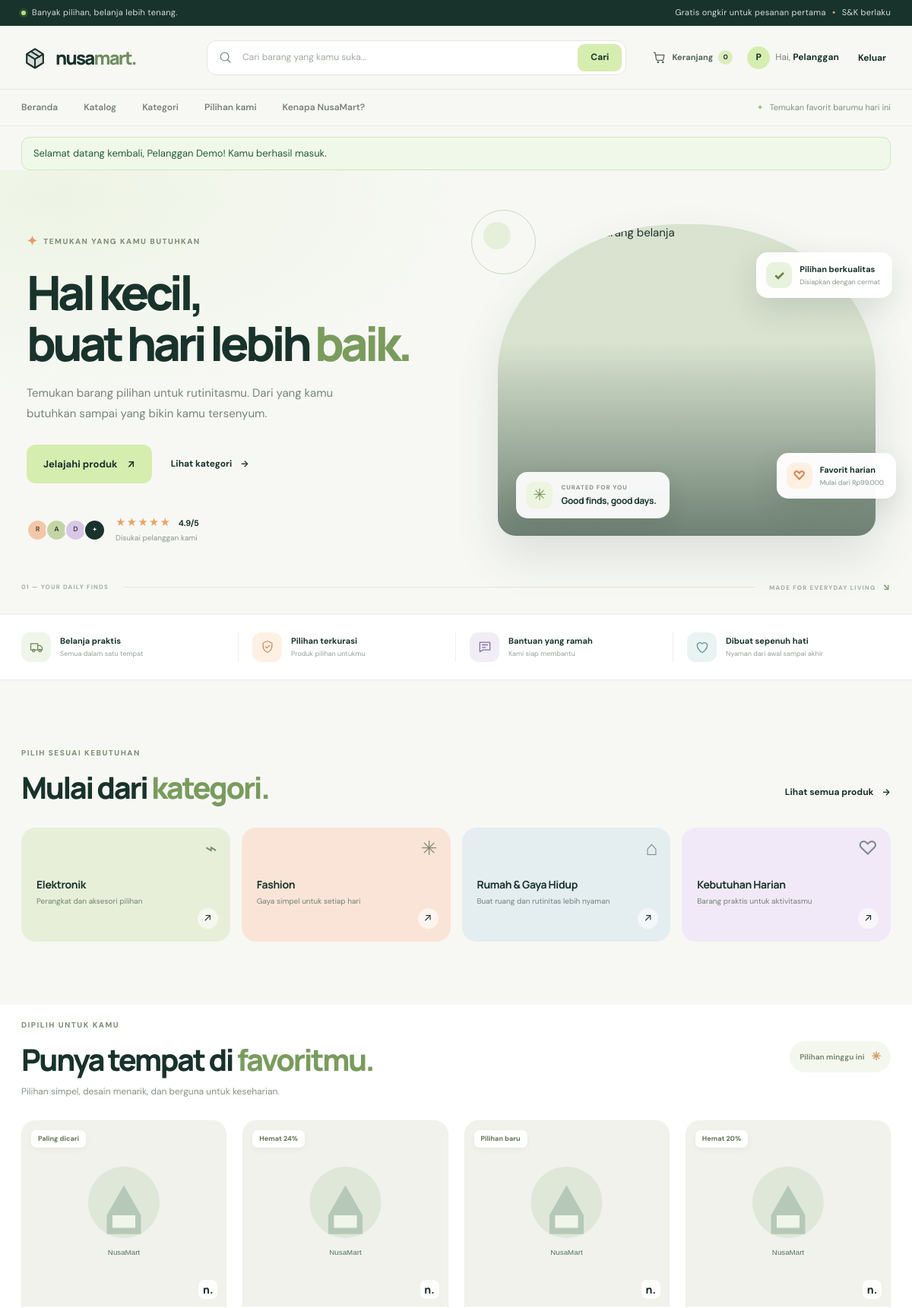
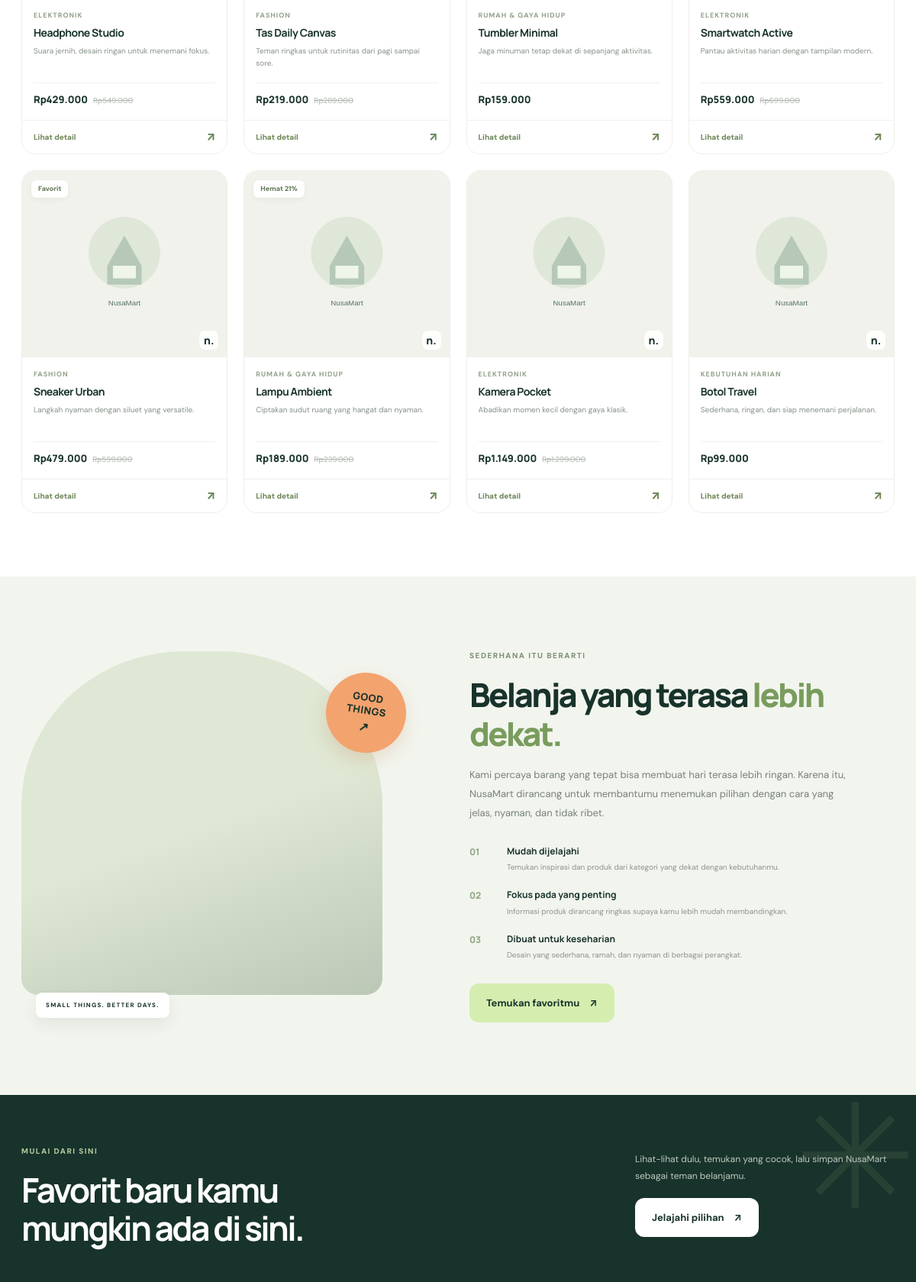
/index.php (signed in, upper part), run on the app's committed database (2 pictures, top to bottom).
### tables this page shows
CREATE TABLE categories (
  id BIGINT UNSIGNED NOT NULL AUTO_INCREMENT,
  name VARCHAR(100) NOT NULL,
  slug VARCHAR(120) NOT NULL,
  icon VARCHAR(20) NOT NULL DEFAULT '✦',
  description VARCHAR(255) DEFAULT NULL,
  is_active TINYINT(1) NOT NULL DEFAULT 1,
  created_at TIMESTAMP NOT NULL DEFAULT CURRENT_TIMESTAMP,
  PRIMARY KEY (id),
  UNIQUE KEY uq_categories_slug (slug),
  UNIQUE KEY uq_categories_name (name)
);

CREATE TABLE products (
  id BIGINT UNSIGNED NOT NULL AUTO_INCREMENT,
  category_id BIGINT UNSIGNED NOT NULL,
  name VARCHAR(180) NOT NULL,
  slug VARCHAR(200) NOT NULL,
  short_description VARCHAR(255) NOT NULL,
  description TEXT DEFAULT NULL,
  price DECIMAL(12,2) NOT NULL,
  sale_price DECIMAL(12,2) DEFAULT NULL,
  stock INT UNSIGNED NOT NULL DEFAULT 0,
  image_url VARCHAR(600) DEFAULT NULL,
  badge VARCHAR(40) DEFAULT NULL,
  is_featured TINYINT(1) NOT NULL DEFAULT 0,
  is_active TINYINT(1) NOT NULL DEFAULT 1,
  created_at TIMESTAMP NOT NULL DEFAULT CURRENT_TIMESTAMP,
  updated_at TIMESTAMP NOT NULL DEFAULT CURRENT_TIMESTAMP ON UPDATE CURRENT_TIMESTAMP,
  PRIMARY KEY (id),
  UNIQUE KEY uq_products_slug (slug),
  KEY idx_products_category_active (category_id, is_active),
  KEY idx_products_featured_active (is_featured, is_active),
  KEY idx_products_name (name),
  CONSTRAINT fk_products_category FOREIGN KEY (category_id) REFERENCES categories (id)
    ON UPDATE CASCADE ON DELETE RESTRICT
);

### includes/functions.php (called while the page is built, shortened)
<?php
function h(mixed $value): string
{
    return htmlspecialchars((string) $value, ENT_QUOTES | ENT_SUBSTITUTE, 'UTF-8');
}
function money_idr(mixed $amount): string
{
    return 'Rp' . number_format((float) $amount, 0, ',', '.');
}

### index.php (the view, shortened to what this page needs)
<?php
$q = trim((string) ($_GET['q'] ?? ''));
$categories = [];
$products = [];
$fallbackCategories = [
    ['name' => 'Elektronik', 'slug' => 'elektronik', 'icon' => '⌁', 'description' => 'Perangkat pilihan'],
    ['name' => 'Fashion', 'slug' => 'fashion', 'icon' => '✳', 'description' => 'Gaya setiap hari'],
    ['name' => 'Rumah & Gaya Hidup', 'slug' => 'rumah-gaya-hidup', 'icon' => '⌂', 'description' => 'Ruang lebih nyaman'],
    ['name' => 'Kebutuhan Harian', 'slug' => 'kebutuhan-harian', 'icon' => '♡', 'description' => 'Praktis untuk aktivitas'],
];
$fallbackProducts = [
    ['id'=>1,'name'=>'Headphone Studio','short_description'=>'Suara jernih, desain ringan untuk menemani fokus.','price'=>549000,'sale_price'=>429000,'image_url'=>'https://images.unsplash.com/photo-1505740420928-5e560c06d30e?auto=format&fit=crop&w=900&q=85','badge'=>'Paling dicari','category_name'=>'Elektronik'],
    ['id'=>2,'name'=>'Tas Daily Canvas','short_description'=>'Teman ringkas untuk rutinitas dari pagi sampai sore.','price'=>289000,'sale_price'=>219000,'image_url'=>'https://images.unsplash.com/photo-1548036328-c9fa89d128fa?auto=format&fit=crop&w=900&q=85','badge'=>'Hemat 24%','category_name'=>'Fashion'],
    ['id'=>3,'name'=>'Tumbler Minimal','short_description'=>'Jaga minuman tetap dekat di sepanjang aktivitas.','price'=>159000,'sale_price'=>null,'image_url'=>'https://images.unsplash.com/photo-1602143407151-7111542de6e8?auto=format&fit=crop&w=900&q=85','badge'=>'Pilihan baru','category_name'=>'Rumah & Gaya Hidup'],
    ['id'=>4,'name'=>'Smartwatch Active','short_description'=>'Pantau aktivitas harian dengan tampilan modern.','price'=>699000,'sale_price'=>559000,'image_url'=>'https://images.unsplash.com/photo-1523275335684-37898b6baf30?auto=format&fit=crop&w=900&q=85','badge'=>'Hemat 20%','category_name'=>'Elektronik'],
    ['id'=>5,'name'=>'Sneaker Urban','short_description'=>'Langkah nyaman dengan siluet yang versatile.','price'=>599000,'sale_price'=>479000,'image_url'=>'https://images.unsplash.com/photo-1542291026-7eec264c27ff?auto=format&fit=crop&w=900&q=85','badge'=>'Favorit','category_name'=>'Fashion'],
    ['id'=>6,'name'=>'Lampu Ambient','short_description'=>'Ciptakan sudut ruang yang hangat dan nyaman.','price'=>239000,'sale_price'=>189000,'image_url'=>'https://images.unsplash.com/photo-1507473885765-e6ed057f782c?auto=format&fit=crop&w=900&q=85','badge'=>'Hemat 21%','category_name'=>'Rumah & Gaya Hidup'],
    ['id'=>7,'name'=>'Kamera Pocket','short_description'=>'Abadikan momen kecil dengan gaya klasik.','price'=>1299000,'sale_price'=>1149000,'image_url'=>'https://images.unsplash.com/photo-1516035069371-29a1b244cc32?auto=format&fit=crop&w=900&q=85','badge'=>null,'category_name'=>'Elektronik'],
    ['id'=>8,'name'=>'Botol Travel','short_description'=>'Sederhana, ringan, dan siap menemani perjalanan.','price'=>99000,'sale_price'=>null,'image_url'=>'https://images.unsplash.com/photo-1523362628745-0c100150b504?auto=format&fit=crop&w=900&q=85','badge'=>null,'category_name'=>'Kebutuhan Harian'],
];
try {
    $pdo = db();
    $categoryStmt = $pdo->query('SELECT name, slug, icon, description FROM categories WHERE is_active = 1 ORDER BY id ASC LIMIT 8');
    $categories = $categoryStmt->fetchAll();
    if ($q !== '') {
        $search = '%' . $q . '%';
        $productStmt = $pdo->prepare(
            'SELECT p.id, p.name, p.short_description, p.price, p.sale_price, p.image_url, p.badge, c.name AS category_name
             FROM products p INNER JOIN categories c ON c.id = p.category_id
             WHERE p.is_active = 1 AND (p.name LIKE :s1 OR p.short_description LIKE :s2 OR c.name LIKE :s3)
             ORDER BY p.is_featured DESC, p.created_at DESC LIMIT 16'
        );
        $productStmt->execute(['s1' => $search, 's2' => $search, 's3' => $search]);
    } else {
        $productStmt = $pdo->query(
            'SELECT p.id, p.name, p.short_description, p.price, p.sale_price, p.image_url, p.badge, c.name AS category_name
             FROM products p INNER JOIN categories c ON c.id = p.category_id
             WHERE p.is_active = 1 AND p.is_featured = 1
             ORDER BY p.id ASC LIMIT 8'
        );
    }
    $products = $productStmt->fetchAll();
} catch (Throwable $exception) {
    $dbError = true;
    $categories = $fallbackCategories;
    $products = $fallbackProducts;
    if ($q !== '') {
        $needle = str_lower_u($q);
        $products = array_values(array_filter($products, static function (array $product) use ($needle): bool {
            return str_contains(str_lower_u($product['name']), $needle)
                || str_contains(str_lower_u($product['short_description']), $needle)
                || str_contains(str_lower_u($product['category_name']), $needle);
        }));
    }
}
?>
<!doctype html>
<html lang="id">
<head>
    <link rel="stylesheet" href="assets/css/style.css">
</head>
<body>
<?php require __DIR__ . '/includes/site-header.php'; ?>
<main>
    <?php if ($q === ''): ?>
    <section class="hero-section">
        <div class="container hero-grid">
            <div class="hero-copy">
                <div class="eyebrow"><span class="eyebrow-spark">✦</span> TEMUKAN YANG KAMU BUTUHKAN</div>
                <h1>Hal kecil,<br>buat hari lebih <span>baik.</span></h1>
                <p class="hero-description">Temukan barang pilihan untuk rutinitasmu. Dari yang kamu butuhkan sampai yang bikin kamu tersenyum.</p>
                <div class="hero-ctas">
                    <a class="button button-primary button-large" href="#pilihan">Jelajahi produk <span aria-hidden="true">↗</span></a>
                    <a class="text-link" href="#kategori">Lihat kategori <span aria-hidden="true">→</span></a>
                </div>
                <div class="hero-proof">
                    <div class="avatar-stack" aria-hidden="true"><span>R</span><span>A</span><span>D</span><span>+</span></div>
                    <div><div class="star-row" aria-label="Lima dari lima bintang">★★★★★ <b>4.9/5</b></div><p>Disukai pelanggan kami</p></div>
                </div>
            </div>
            <div class="hero-visual">
                <div class="hero-photo-frame">
                    <img class="hero-photo" src="https://images.unsplash.com/photo-1607082349566-187342175e2f?auto=format&fit=crop&w=1400&q=90" alt="Berbagai pilihan barang belanja" fetchpriority="high">
                    <div class="hero-photo-overlay"></div>
                    <div class="hero-photo-label"><span class="label-icon">✳</span><span><small>CURATED FOR YOU</small><strong>Good finds, good days.</strong></span></div>
                </div>
                <div class="floating-card floating-card-top"><span class="floating-icon floating-icon-green">✓</span><span><strong>Pilihan berkualitas</strong><small>Disiapkan dengan cermat</small></span></div>
                <div class="floating-card floating-card-bottom"><span class="floating-icon floating-icon-orange">♡</span><span><strong>Favorit harian</strong><small>Mulai dari Rp99.000</small></span></div>
                <div class="hero-orbit orbit-one"></div><div class="hero-orbit orbit-two"></div>
            </div>
        </div>
        <div class="container hero-bottom-line"><span>01 — YOUR DAILY FINDS</span><span class="bottom-line-rule"></span><span>MADE FOR EVERYDAY LIVING <b>↘</b></span></div>
    </section>
    <?php endif; ?>
    <section class="trust-strip" aria-label="Keunggulan NusaMart">
        <div class="container trust-grid">
            <div class="trust-item"><span class="trust-icon"><svg viewBox="0 0 24 24"><path d="M3 7h11v10H3zM14 10h4l3 3v4h-7z"/><circle cx="7.5" cy="18" r="2"/><circle cx="17.5" cy="18" r="2"/></svg></span><div><strong>Belanja praktis</strong><span>Semua dalam satu tempat</span></div></div>
            <div class="trust-item"><span class="trust-icon"><svg viewBox="0 0 24 24"><path d="M12 3 19 6v5c0 4.5-2.8 7.7-7 10-4.2-2.3-7-5.5-7-10V6z"/><path d="m9 12 2 2 4-4"/></svg></span><div><strong>Pilihan terkurasi</strong><span>Produk pilihan untukmu</span></div></div>
            <div class="trust-item"><span class="trust-icon"><svg viewBox="0 0 24 24"><path d="M4 5h16v12H9l-5 3z"/><path d="M8 9h8M8 13h5"/></svg></span><div><strong>Bantuan yang ramah</strong><span>Kami siap membantu</span></div></div>
            <div class="trust-item"><span class="trust-icon"><svg viewBox="0 0 24 24"><path d="M12 21s-8-4.5-8-11a4.5 4.5 0 0 1 8-2.8A4.5 4.5 0 0 1 20 10c0 6.5-8 11-8 11z"/></svg></span><div><strong>Dibuat sepenuh hati</strong><span>Nyaman dari awal sampai akhir</span></div></div>
        </div>
    </section>
    <section class="category-section section-space" id="kategori">
        <div class="container">
            <div class="section-heading">
                <div><span class="eyebrow">PILIH SESUAI KEBUTUHAN</span><h2>Mulai dari <span>kategori.</span></h2></div>
                <a class="text-link" href="katalog.php">Lihat semua produk <span aria-hidden="true">→</span></a>
            </div>
            <div class="category-grid">
                <?php foreach ($categories as $index => $category): ?>
                    <a class="category-card category-tone-<?= (int) $index % 4 ?>" href="katalog.php?category=<?= rawurlencode((string) $category['slug']) ?>">
                        <span class="category-symbol" aria-hidden="true"><?= h($category['icon'] ?? '✦') ?></span>
                        <span class="category-text"><strong><?= h($category['name']) ?></strong><small><?= h($category['description'] ?? 'Jelajahi koleksi pilihan') ?></small></span>
                        <span class="category-arrow" aria-hidden="true">↗</span>
                    </a>
                <?php endforeach; ?>
            </div>
        </div>
    </section>
    <section class="products-section section-space" id="pilihan">
        <div class="container">
            <div class="section-heading products-heading">
                <div><span class="eyebrow"><?= $q !== '' ? 'HASIL PENCARIAN' : 'DIPILIH UNTUK KAMU' ?></span><h2><?= $q !== '' ? 'Barangkali ini yang kamu cari.' : 'Punya tempat di <span>favoritmu.</span>' ?></h2><p><?= $q !== '' ? 'Temukan produk yang sesuai dengan kebutuhanmu.' : 'Pilihan simpel, desain menarik, dan berguna untuk keseharian.' ?></p></div>
                <?php if ($q !== ''): ?><a class="text-link" href="index.php">Hapus pencarian <span aria-hidden="true">×</span></a><?php else: ?><span class="product-count-pill">Pilihan minggu ini <span>✳</span></span><?php endif; ?>
            </div>
            <?php if (!$products): ?>
                <div class="empty-state"><span>⌕</span><h3>Belum ada produk yang cocok.</h3><p>Coba kata kunci yang lebih singkat atau cari berdasarkan kategori.</p><a class="button button-dark" href="index.php">Kembali ke beranda</a></div>
            <?php else: ?>
                <div class="product-grid">
                    <?php foreach ($products as $index => $product):
                        $currentPrice = ($product['sale_price'] !== null && (float) $product['sale_price'] > 0) ? $product['sale_price'] : $product['price'];
                        $hasDiscount = $product['sale_price'] !== null && (float) $product['sale_price'] > 0 && (float) $product['sale_price'] < (float) $product['price'];
                    ?>
                    <article class="product-card" style="--card-delay: <?= (int) $index * 60 ?>ms">
                        <a class="product-card-link" href="detail.php?id=<?= (int) $product['id'] ?>" aria-label="Lihat detail <?= h($product['name']) ?>">
                        <div class="product-image-wrap">
                            <img class="product-image" src="<?= h($product['image_url'] ?? '') ?>" alt="<?= h($product['name']) ?>" loading="lazy">
                            <?php if (!empty($product['badge'])): ?><span class="product-badge"><?= h($product['badge']) ?></span><?php endif; ?>
                            <span class="product-image-mark" aria-hidden="true">n.</span>
                        </div>
                        <div class="product-card-info"><span class="product-category"><?= h($product['category_name'] ?? 'Pilihan NusaMart') ?></span><h3><?= h($product['name']) ?></h3><p><?= h($product['short_description']) ?></p>
                            <div class="product-price-row"><strong><?= h(money_idr($currentPrice)) ?></strong><?php if ($hasDiscount): ?><del><?= h(money_idr($product['price'])) ?></del><?php endif; ?></div>
                        </div>
                        <span class="product-card-more">Lihat detail <span aria-hidden="true">↗</span></span>
                        </a>
                    </article>
                    <?php endforeach; ?>
                </div>
            <?php endif; ?>
        </div>
    </section>
    <section class="editorial-section" id="tentang">
        <div class="container editorial-grid">
            <div class="editorial-art">
                <div class="editorial-image-main"><img src="https://images.unsplash.com/photo-1490312278390-ab64016e0aa9?auto=format&fit=crop&w=1000&q=85" alt="Sudut rumah yang nyaman dengan barang pilihan" loading="lazy"></div>
                <div class="editorial-sticker"><span>GOOD</span><span>THINGS</span><b>↗</b></div>
                <div class="editorial-caption">SMALL THINGS. BETTER DAYS.</div>
            </div>
            <div class="editorial-copy"><span class="eyebrow">SEDERHANA ITU BERARTI</span><h2>Belanja yang terasa <span>lebih dekat.</span></h2><p>Kami percaya barang yang tepat bisa membuat hari terasa lebih ringan. Karena itu, NusaMart dirancang untuk membantumu menemukan pilihan dengan cara yang jelas, nyaman, dan tidak ribet.</p>
                <div class="editorial-points"><div><span>01</span><div><strong>Mudah dijelajahi</strong><p>Temukan inspirasi dan produk dari kategori yang dekat dengan kebutuhanmu.</p></div></div><div><span>02</span><div><strong>Fokus pada yang penting</strong><p>Informasi produk dirancang ringkas supaya kamu lebih mudah membandingkan.</p></div></div><div><span>03</span><div><strong>Dibuat untuk keseharian</strong><p>Desain yang sederhana, ramah, dan nyaman di berbagai perangkat.</p></div></div></div>
                <a class="button button-primary button-large" href="#pilihan">Temukan favoritmu <span aria-hidden="true">↗</span></a>
            </div>
        </div>
    </section>
    <section class="closing-cta"><div class="container closing-cta-inner"><div><span class="eyebrow">MULAI DARI SINI</span><h2>Favorit baru kamu<br>mungkin ada di sini.</h2></div><div class="closing-cta-action"><p>Lihat-lihat dulu, temukan yang cocok, lalu simpan NusaMart sebagai teman belanjamu.</p><a href="#pilihan" class="button button-light button-large">Jelajahi pilihan <span aria-hidden="true">↗</span></a></div><span class="cta-decoration" aria-hidden="true">✳</span></div></section>
</main>
</body>
</html>

### data on the page
categories: icon "⌁", name "Elektronik", description "Perangkat dan aksesori pilihan"
categories: icon "✳", name "Fashion", description "Gaya simpel untuk setiap hari"
categories: icon "⌂", name "Rumah & Gaya Hidup", description "Buat ruang dan rutinitas lebih nyaman"
categories: icon "♡", name "Kebutuhan Harian", description "Barang praktis untuk aktivitasmu"
products: badge "Paling dicari", category.name "ELEKTRONIK", name "Headphone Studio", short_description "Suara jernih, desain ringan untuk menemani fokus.", sale_price "Rp429.000", price "Rp549.000"
products: badge "Hemat 24%", category.name "FASHION", name "Tas Daily Canvas", short_description "Teman ringkas untuk rutinitas dari pagi sampai sore.", sale_price "Rp219.000", price "Rp289.000"
products: badge "Pilihan baru", category.name "RUMAH & GAYA HIDUP", name "Tumbler Minimal", short_description "Jaga minuman tetap dekat di sepanjang aktivitas.", money_idr($currentPrice) "Rp159.000"
products: badge "Hemat 20%", category.name "ELEKTRONIK", name "Smartwatch Active", short_description "Pantau aktivitas harian dengan tampilan modern.", sale_price "Rp559.000", price "Rp699.000"
products: badge "Favorit", category.name "FASHION", name "Sneaker Urban", short_description "Langkah nyaman dengan siluet yang versatile.", sale_price "Rp479.000", price "Rp599.000"
products: badge "Hemat 21%", category.name "RUMAH & GAYA HIDUP", name "Lampu Ambient", short_description "Ciptakan sudut ruang yang hangat dan nyaman.", sale_price "Rp189.000", price "Rp239.000"
products: category.name "ELEKTRONIK", name "Kamera Pocket", short_description "Abadikan momen kecil dengan gaya klasik.", sale_price "Rp1.149.000", price "Rp1.299.000"
products: category.name "KEBUTUHAN HARIAN", name "Botol Travel", short_description "Sederhana, ringan, dan siap menemani perjalanan.", money_idr($currentPrice) "Rp99.000"

### other printed values
get_cart_count() "0"
str_upper_u(str_sub_u((string) $user['name'], 0, 1)) "P"
explode(' ', (string) $user['name'])[0] "Pelanggan"
$currentFlash['message'] "Selamat datang kembali, Pelanggan Demo! Kamu berhasil masuk."
